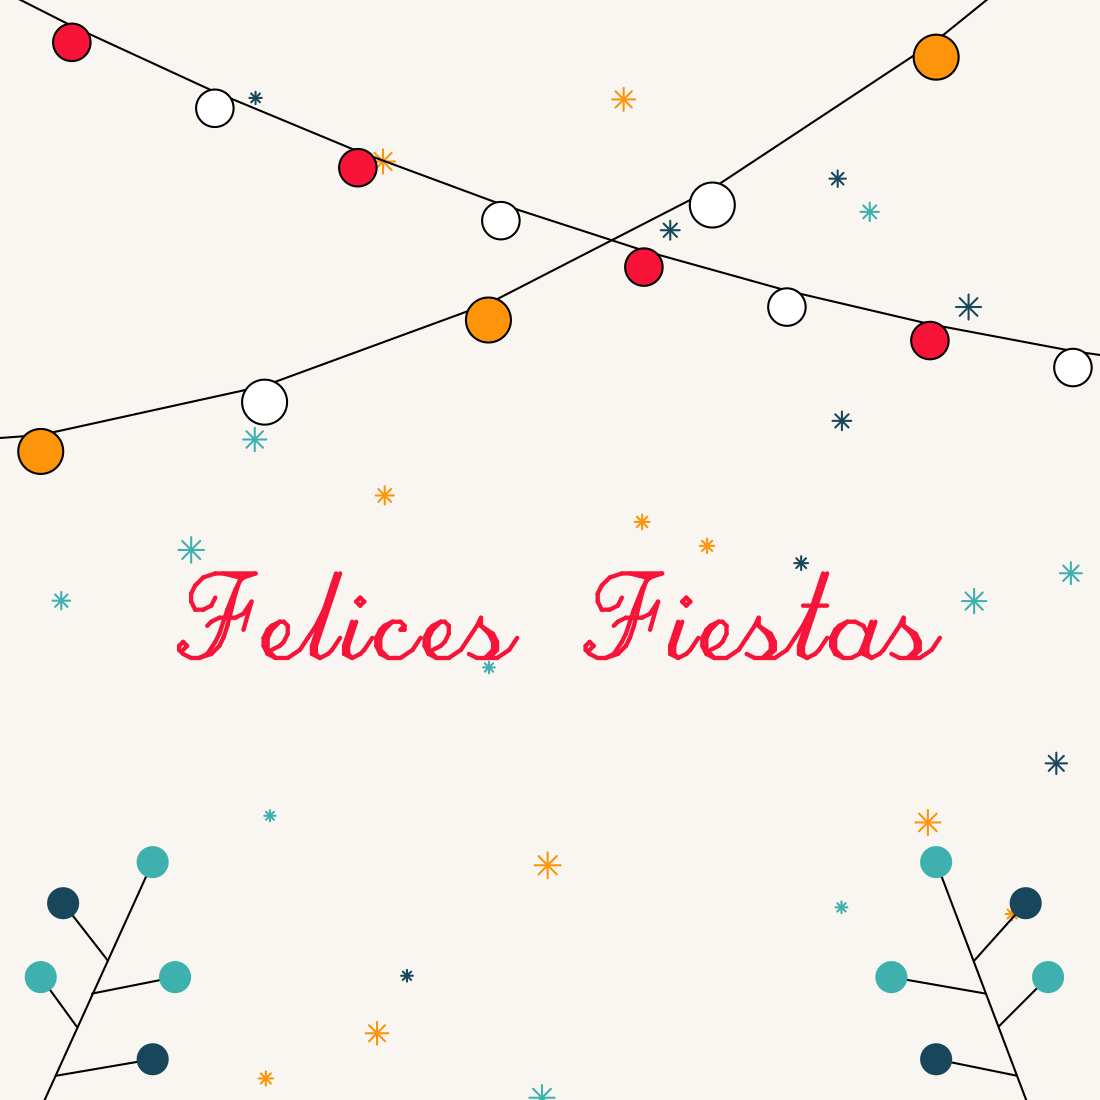

This figure's R source:
# Title: "Felices Fiestas" card in R
# Date: Dec-23-2023
# Author: Gaston Sanchez


# 1st set of lights
x1 = 0:6
y1 = x1^2 + 25

# 2nd set of lights
x2 = x1[2:6] + 0.25
x2 = seq(from = x1[2] - 0.5, to = x1[7] + 0.25, length.out = 10)
x2aux = seq(from = -5.9, to = -1.9, length.out = 10)
y2 = x2aux^2 + x2 + 20

# left branch
leafs1 = rbind(
  c(1.5, 0),
  c(1.5, -12),
  c(1, -7),
  c(1.1, -2.5),
  c(1.6, -7))

branches1 = rbind(
  c(x0 = 0.9, y0 = -18, x1 = 1.5, y1 = 0),
  c(x0 = 1.07, y0 = -13, x1 = 1.5, y1 = -12),
  c(x0 = 1.16, y0 = -10, x1 = 1, y1 = -7),
  c(x0 = 1.3, y0 = -6, x1 = 1.1, y1 = -2.5),
  c(x0 = 1.23, y0 = -8, x1 = 1.6, y1 = -7)
)

# right branch
leafs2 = rbind(
  c(5, 0),
  c(5, -12),
  c(5.5, -7),
  c(5.4, -2.5),
  c(4.8, -7))

branches2 = rbind(
  c(x0 = 5.5, y0 = -18, x1 = 5, y1 = 0),
  c(x0 = 5.36, y0 = -13, x1 = 5, y1 = -12),
  c(x0 = 5.28, y0 = -10, x1 = 5.5, y1 = -7),
  c(x0 = 5.17, y0 = -6, x1 = 5.4, y1 = -2.5),
  c(x0 = 5.22, y0 = -8, x1 = 4.8, y1 = -7)
)


# Card (saved as PNG, dimensions 5.5x5.5 inches)
png("felices-fiestas.png", res = 200, height = 5.5, width = 5.5, units = 'in')
op = par(bg = "#faf8f5", mar = rep(0,4), bty = "n", xaxt = "n", yaxt = "n")
plot(x1, y1, type = "n", xlim = c(1, 5.55), ylim = c(-12, 50))

# snowflakes
set.seed(182)
points(runif(30, 1, 6), runif(30, -15, 55), pch = 8, 
       cex = runif(30, 0.5, 1.3), col = c("#1d596e", "#4abdbd", "orange"))

# lights
lines(x2, y2)
points(x2, y2 - 1, pch = 21, cex = 2.5, col = "black", 
       bg = c("white", "#fc3048"))
lines(x1, y1)
points(x1, y1 - 1, pch = 21, cex = 3, col = "black", 
       bg = c("white", "orange"))

# bottom left branch
segments(branches1[,1], branches1[,2], branches1[,3], branches1[,4])
points(leafs1[,1], leafs1[,2], pch = 19, cex = 2, 
       col = c("#4abdbd", "#1d596e"))

# bottom right branch
segments(branches2[,1], branches2[,2], branches2[,3], branches2[,4])
points(leafs2[,1], leafs2[,2], pch = 19, cex = 2, 
       col = c("#4abdbd", "#1d596e"))

# merry christmas
text(x = 1.6, y = 15, adj = 0, labels = "Felices Fiestas",  
     family = "HersheyScript", font = 4, cex = 4, col = "#fc3048")

# close graphics device
par(op)
dev.off()

